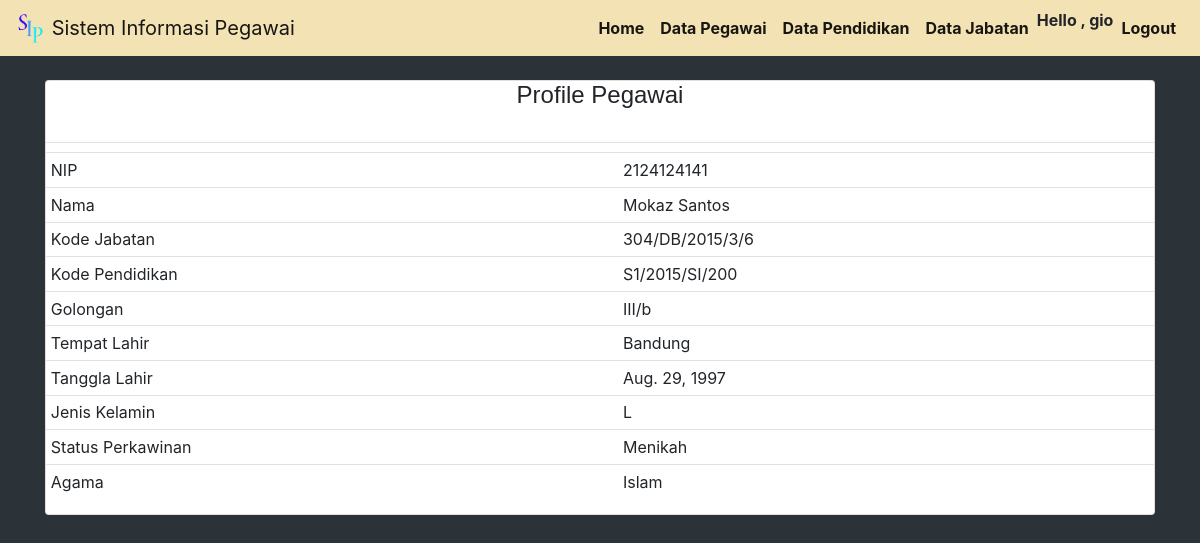
The app's page /pegawai-profil/2/ (signed in) with its own data.
### coreApp/models.py (models this page shows, shortened)
class Pegawai(models.Model):
    nip = models.CharField(max_length=200, null=True)
    nama = models.CharField(max_length=200, null=True)
    kd_jabatan = models.ForeignKey(Jabatan, on_delete=models.SET_NULL, blank=True, null=True)
    kd_pendidikan = models.ForeignKey(Pendidikan, on_delete=models.SET_NULL, blank=True, null=True)
    golongan = models.CharField(max_length=200, null=True)
    tempat_lahir = models.CharField(max_length=200, null=True)
    tgl_lahir = models.DateField()
    jenis_kelamin = models.CharField(max_length=200, null=True)
    status = models.CharField(max_length=200, null=True)
    agama = models.CharField(max_length=200, null=True)
    date_create = models.DateTimeField(auto_now_add=True)

class Jabatan(models.Model):
    kd_jabatan = models.CharField(max_length=200, null=True)
    jabatan = models.CharField(max_length=200, null=True)
    tmt_jabatan = models.CharField(max_length=200, null=True)
    mk_tahun = models.IntegerField()
    mk_bulan = models.IntegerField()
    def __str__(self):
        return self.kd_jabatan

class Pendidikan(models.Model):
    kd_pendidikan = models.CharField(max_length=200, null=True)
    nama_pendidikan = models.CharField(max_length=200, null=True)
    jurusan = models.CharField(max_length=200, null=True)
    tingkat_pendidikan = models.CharField(max_length=200, null=True)
    tahun_lulus = models.CharField(max_length=200, null=True)
    def __str__(self):
        return self.kd_pendidikan

### coreApp/views.py (the view)
# urls.py: path('pegawai-profil/<str:pk>/', views.pegawaiProfil, name='pegawai-profil'),
@login_required(login_url='login')
def pegawaiProfil(request, pk):
    pegawai = Pegawai.objects.get(id=pk)
    context = {'pegawai':pegawai}
    return render(request, 'coreApp/pegawai-profil.html', context)

### coreApp/templates/coreApp/pegawai-profil.html
{% include 'coreApp/main.html' %}
{% load static %}
{% block content %}
<div class="container">
    <div class="row">
        <div class="col-lg-12">
            <div class="card">
                <div class="card-brody">
                    <h4 style="text-align: center; font-family: 'Franklin Gothic Medium', 'Arial Narrow', Arial, sans-serif;">Profile Pegawai</h4>
                    <br>
                    <table class="table table-sm">
                        <tr>
                            <th></th>
                            <th></th>
                        </tr>
                        <tr>
                            <td>NIP</td>
                            <td>{{pegawai.nip}}</td>
                        </tr>
                        <tr>
                            <td>Nama</td>
                            <td>{{pegawai.nama}}</td>
                        </tr>
                        <tr>
                            <td>Kode Jabatan</td>
                            <td>{{pegawai.kd_jabatan}}</td>
                        </tr>
                        <tr>
                            <td>Kode Pendidikan</td>
                            <td>{{pegawai.kd_pendidikan}}</td>
                        </tr>
                        <tr>
                            <td>Golongan</td>
                            <td>{{pegawai.golongan}}</td>
                        </tr>
                        <tr>
                            <td>Tempat Lahir</td>
                            <td>{{pegawai.tempat_lahir}}</td>
                        </tr>
                        <tr>
                            <td>Tanggla Lahir</td>
                            <td>{{pegawai.tgl_lahir}}</td>
                        </tr>
                        <tr>
                            <td>Jenis Kelamin</td>
                            <td>{{pegawai.jenis_kelamin}}</td>
                        </tr>
                        <tr>
                            <td>Status Perkawinan</td>
                            <td>{{pegawai.status}}</td>
                        </tr>
                        <tr>
                            <td>Agama</td>
                            <td>{{pegawai.agama}}</td>
                        </tr>
                    </table>
                </div>
            </div>
        </div>
    </div>
</div>
{% endblock content %}

### coreApp/templates/coreApp/navbar.html (shortened to what this page needs)
{% load static %}
<nav class="navbar navbar-expand-lg navbar-light bg-light">
    <a class="navbar-brand" href="{% url 'home' %}">
    <img src="{% static 'images/Logo.png' %}" width="30" height="30" class="d-inline-block align-top" alt="">
    Sistem Informasi Pegawai
    </a>
    <div class="collapse navbar-collapse" id="navbarSupportedContent">
      <ul class="navbar-nav my-2 my-lg-0">
        <li class="nav-item active">
            <a class="nav-link" href="{% url 'home' %}"><strong>Home</strong><span class="sr-only">(current)</span></a>
        </li>
        <li class="nav-item active">
            <a class="nav-link" href="{% url 'pegawai' %}"><strong>Data Pegawai</strong><span class="sr-only">(current)</span></a>
        </li>
        <li class="nav-item active">
            <a class="nav-link" href="{% url 'pendidikan' %}"><strong>Data Pendidikan</strong><span class="sr-only">(current)</span></a>
        </li>
        <li class="nav-item active">
            <a class="nav-link" href="{% url 'jabatan' %}"><strong>Data Jabatan</strong><span class="sr-only">(current)</span></a>
        </li>
        <li class="nav-item active">
            <strong>Hello , {{request.user}}</strong><span class="sr-only">(current)</span></a>
        </li>
        <li class="nav-item active">
            <a class="nav-link" href="{% url 'logout' %}"><strong>Logout</strong><span class="sr-only">(current)</span></a>
        </li>
      </ul>
    </div>
</nav>

### static/css/main.css (style rules this page uses)
body { background-color: #2c3338; }
.navbar.bg-light { background-color: #f3e2b3 !important; }

### records on screen
Pegawai: nip "2124124141", nama "Mokaz Santos", kd_jabatan "304/DB/2015/3/6", kd_pendidikan "S1/2015/SI/200", golongan "III/b", tempat_lahir "Bandung", tgl_lahir "Aug. 29, 1997", jenis_kelamin "L", status "Menikah", agama "Islam"

### other values on screen
{{ request.user }} "gio"
